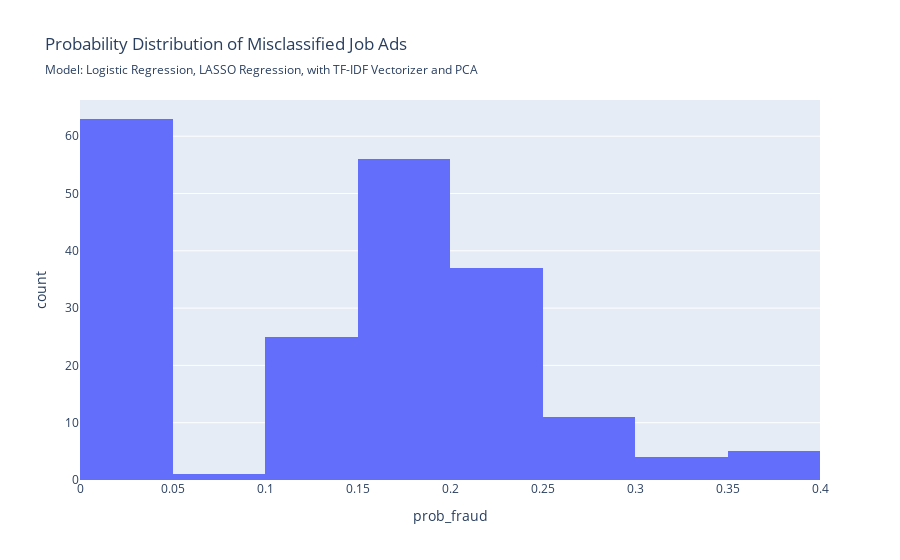

Notebook code cell kept with this figure:
### Code cell
evaluate_model(model_log_lasso_pca, X_test, y_test, fig_subtitle= 'Model: Logistic Regression, LASSO Regression, with TF-IDF Vectorizer and PCA', short_name='log_lasso_pca')

### Figure 1 — Plotly figure (JSON) as saved in the notebook; plotly's stock layout.template omitted (floating-point values rounded to 4 significant figures; data arrays with more than 128 entries replaced by an {"elided": "..."} marker saying what was removed)
{"data": [{"bingroup": "x", "hovertemplate": "prob_fraud=%{x}<br>count=%{y}<extra></extra>", "legendgroup": "", "marker": {"color": "#636efa", "pattern": {"shape": ""}}, "name": "", "orientation": "v", "showlegend": false, "type": "histogram", "x": {"elided": "202 float values"}, "xaxis": "x", "yaxis": "y"}], "layout": {"barmode": "relative", "legend": {"tracegroupgap": 0}, "title": {"subtitle": {"text": "Model: Logistic Regression, LASSO Regression, with TF-IDF Vectorizer and PCA"}, "text": "Probability Distribution of Misclassified Job Ads"}, "xaxis": {"anchor": "y", "domain": [0, 1], "title": {"text": "prob_fraud"}}, "yaxis": {"anchor": "x", "domain": [0, 1], "title": {"text": "count"}}}}
